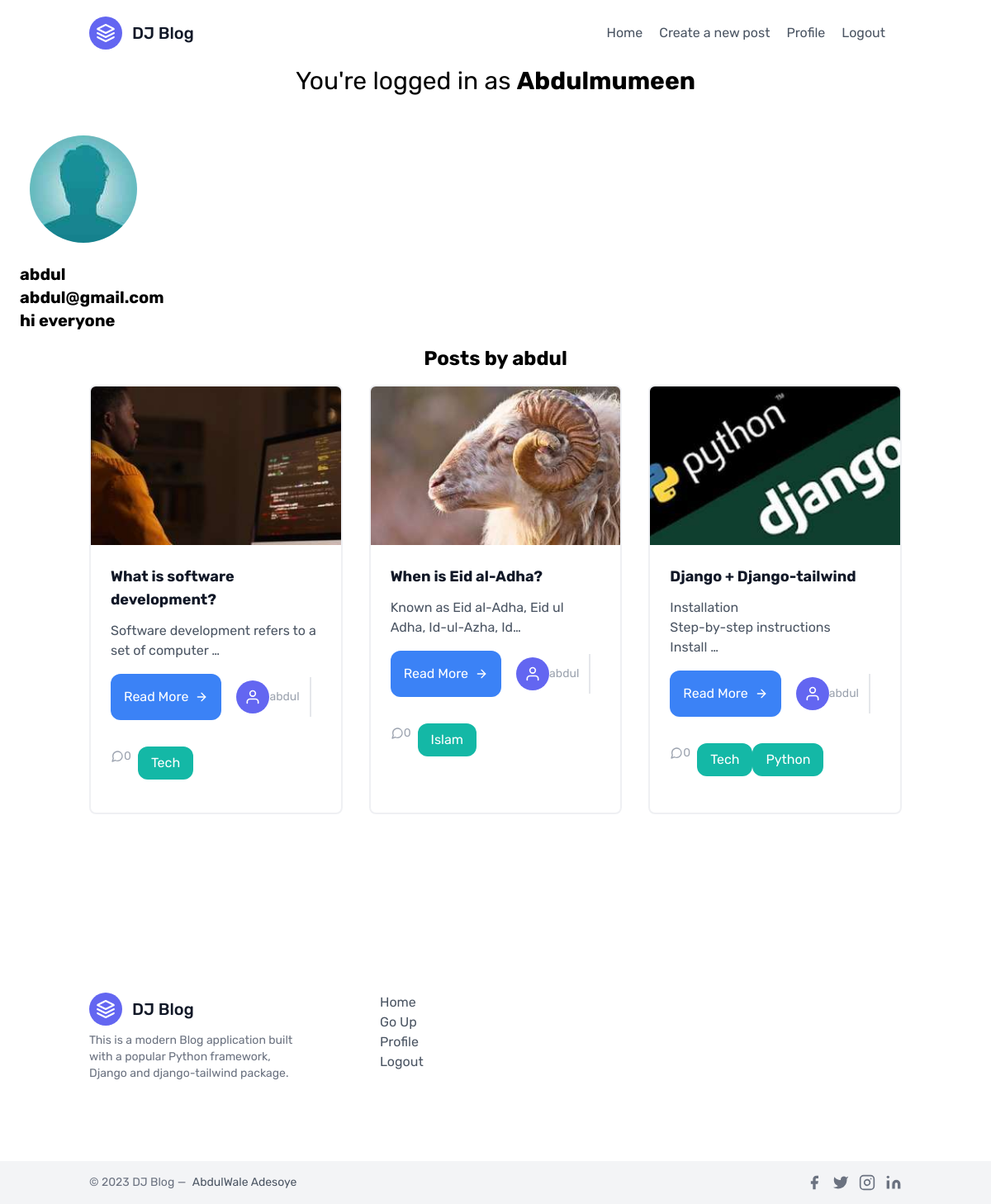
/profile/1 (signed in), run on the app's committed database.
### blog_app/models.py (models this page shows, shortened)
class User(AbstractUser):
    name = models.CharField(max_length=100, null=True)
    email = models.EmailField(unique=True, null=True)
    bio = models.TextField(null=True, blank=True)
    profile_picture = ProcessedImageField(default='default.jpeg', blank=True, upload_to='images', processors=[ResizeToFill(100, 100)], format='JPEG', options={'quality': 60})
    USERNAME_FIELD = 'username'
    REQUIRED_FIELDS = ['email']

class Post(models.Model):
    title = models.CharField(max_length=255)
    body = models.TextField()
    created_at = models.DateTimeField(auto_now_add=True)
    author = models.ForeignKey(User, on_delete=models.CASCADE)
    updated_at = models.DateTimeField(auto_now=True)
    slug = models.SlugField(blank=True, default='')
    tags = models.ManyToManyField('Tag')
    image_thumbnail = ProcessedImageField(default='', blank=True, upload_to='images', processors=[ResizeToFill(350, 200)], format='JPEG', options={'quality': 60})
    class Meta:
        ordering = ['-created_at']

class Tag(models.Model):
    title = models.CharField(max_length=255)
    slug = models.SlugField(blank=True, default='')
    def __str__(self):
        return self.title

### blog_app/views.py (the view)
# urls.py: path('profile/<int:pk>', profile, name='user-profile'),
@login_required
def profile(request, pk):
    user = User.objects.get(id=pk)
    posts = Post.objects.filter(author=user)
    return render(request, 'users/profile.html', {'user':user, 'posts':posts})

### templates/users/profile.html (shortened to what this page needs)
{% extends 'blog_app/base.html' %} {% block title %}Profile {% endblock %}
{% block content %}
<div class="ml-auto items-center font-bold text-xl">
  <div class="my-3 p-3">
    <img
      class="rounded-full cursor-pointer"
      src="{{user.profile_picture.url}}"
    />
  </div>
  <div>
    <h2>{{user.username}}</h2>
    <p>{{user.email}}</p>
    {%if user.bio%}
    <p>{{user.bio|linebreaks|urlize}}</p>
    {%else%}
    <p>Bio not yet added</p>
    {%endif%}
  </div>
</div>
<h1 class="text-center mt-4 font-bold text-2xl">Posts by {{user}}</h1>
<section class="text-gray-600 body-font -mt-20">
  <div class="container px-5 py-24 mx-auto">
    <div class="flex flex-wrap -m-4">
      {% for post in posts %}
      <div class="p-4 md:w-1/3">
        <div
          class="h-full border-2 border-gray-200 border-opacity-60 rounded-lg overflow-hidden"
        >
          {% if post.image_thumbnail %}
          <img
            class="lg:h-48 md:h-36 w-full object-cover object-center"
            src="{{post.image_thumbnail.url}}"
            alt="blog"
          />
          {% endif %}
          <div class="p-6">
            <h1 class="title-font text-lg font-medium text-gray-900 mb-3">
              <strong>{{post.title}}</strong>
            </h1>
            <p class="leading-relaxed mb-3">
              {{post.body|truncatechars:50|linebreaks|urlize}}
            </p>
            <div class="flex mt-4 items-center flex-wrap">
              <a
                href="{% url 'blog:detail' post.slug %}"
                class="py-4 px-4 rounded-xl text-white text-['50px'] bg-blue-500 hover:bg-blue-700 inline-flex items-center md:mb-2 lg:mb-0"
                >Read More
                <svg
                  class="w-4 h-4 ml-2"
                  viewBox="0 0 24 24"
                  stroke="currentColor"
                  stroke-width="2"
                  fill="none"
                  stroke-linecap="round"
                  stroke-linejoin="round"
                >
                  <path d="M5 12h14"></path>
                  <path d="M12 5l7 7-7 7"></path>
                </svg>
              </a>
              <span
                class="text-gray-400 mr-3 inline-flex items-center lg:ml-auto md:ml-0 ml-auto leading-none text-sm pr-3 py-1 border-r-2 border-gray-200"
                >
                <div
                  class="flex-shrink-0 w-10 h-10 rounded-full bg-indigo-500 inline-flex items-center justify-center text-white relative z-10"
                >
                  <svg
                    fill="none"
                    stroke="currentColor"
                    stroke-linecap="round"
                    stroke-linejoin="round"
                    stroke-width="2"
                    class="w-5 h-5"
                    viewBox="0 0 24 24"
                  >
                    <path d="M20 21v-2a4 4 0 00-4-4H8a4 4 0 00-4 4v2"></path>
                    <circle cx="12" cy="7" r="4"></circle>
                  </svg>
                </div>
                <a
                  href="{% url 'user-profile' user.id %}"
                  class="hover:text-gray-900"
                >
                  {{post.author}}</a
                >
              </span>
              <span
                class="text-gray-400 inline-flex items-center leading-none text-sm"
              >
                {{post.comments.count}}
              </span>
              <br />
              <div class="flex flex-wrap ml-2 mt-12 md:mt-8">
                {% for tag in post.tags.all %}
                <a
                  href="{% url 'tags' tag.slug %}"
                  class="py-2 px-4 mb-4 rounded-xl text-white text-['50px'] bg-teal-500 hover:bg-teal-700"
                  >{{ tag }}</a
                >
                {% endfor %}
              </div>
            </div>
          </div>
        </div>
      </div>
      {% endfor %}
    </div>
  </div>
</section>
 {%endblock%}

### blog_app/templates/blog_app/base.html (shortened to what this page needs)
{% load static tailwind_tags %}
<!DOCTYPE html>
<html lang="en" class="scroll-smooth">
  <head>
    {% tailwind_css %}
  </head>
  <body class="font-['Rubik']">
    {% include 'blog_app/navbar.html' %} {%if user.is_authenticated%}
    <p class="text-center text-3xl">
      You're logged in as <strong>{{request.user.username}}</strong>
    </p>
    {%endif%}
    <div class="max-w-7xl p-6 px-6 mx-auto">
      {% block content %}{% endblock %}
    </div>
    {% include 'blog_app/footer.html' %}
  </body>
</html>

### data on the page
User: user.username "Abdulmumeen"
User: profile_picture (placeholder picture), username "abdul", email "abdul@gmail.com", bio "hi everyone"
Post: image_thumbnail (picture), title "What is software development?", body "Software development refers to a set of computer …", author "abdul", comments.count "0"
Tag: title "Tech"
Post: image_thumbnail (picture), title "When is Eid al-Adha?", body "Known as Eid al-Adha, Eid ul Adha, Id-ul-Azha, Id…", author "abdul", comments.count "0"
Tag: title "Islam"
Post: image_thumbnail (picture), title "Django + Django-tailwind", body "Installation Step-by-step instructions Install …", author "abdul", comments.count "0"
Tag: title "Python"
